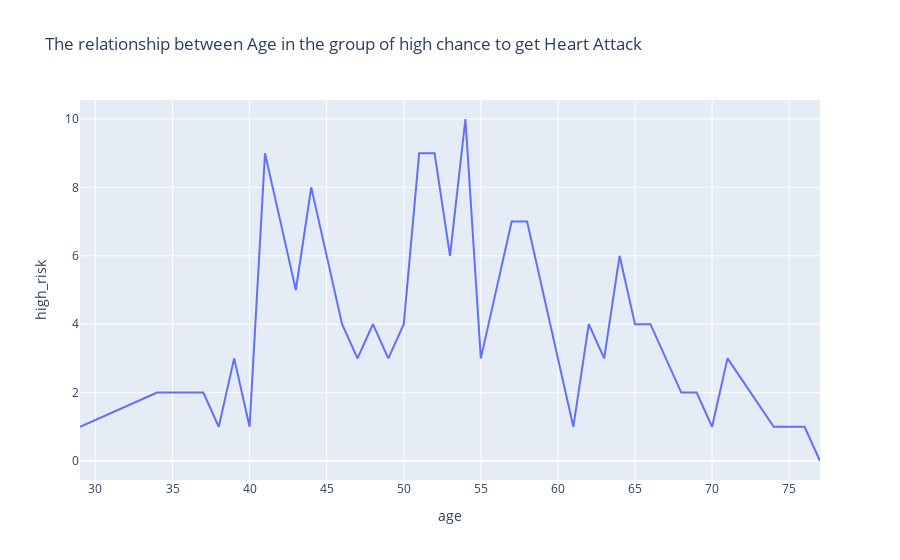

The notebook cell this image was saved under:
### Code cell
v=pd.crosstab(df["age"],df["output"]).reset_index()
v.columns=["age","low_risk","high_risk"]
px.line(v,v["age"],v["high_risk"],title="The relationship between Age in the group of high chance to get Heart Attack")

### Figure 1 — Plotly figure (JSON) as saved in the notebook; plotly's stock layout.template omitted (floating-point values rounded to 4 significant figures)
{"data": [{"hovertemplate": "age=%{x}<br>high_risk=%{y}<extra></extra>", "legendgroup": "", "line": {"color": "#636efa", "dash": "solid"}, "mode": "lines", "name": "", "orientation": "v", "showlegend": false, "type": "scatter", "x": [29, 34, 35, 37, 38, 39, 40, 41, 42, 43, 44, 45, 46, 47, 48, 49, 50, 51, 52, 53, 54, 55, 56, 57, 58, 59, 60, 61, 62, 63, 64, 65, 66, 67, 68, 69, 70, 71, 74, 76, 77], "xaxis": "x", "y": [1, 2, 2, 2, 1, 3, 1, 9, 7, 5, 8, 6, 4, 3, 4, 3, 4, 9, 9, 6, 10, 3, 5, 7, 7, 5, 3, 1, 4, 3, 6, 4, 4, 3, 2, 2, 1, 3, 1, 1, 0], "yaxis": "y"}], "layout": {"legend": {"tracegroupgap": 0}, "title": {"text": "The relationship between Age in the group of high chance to get Heart Attack"}, "xaxis": {"anchor": "y", "domain": [0, 1], "title": {"text": "age"}}, "yaxis": {"anchor": "x", "domain": [0, 1], "title": {"text": "high_risk"}}}}
